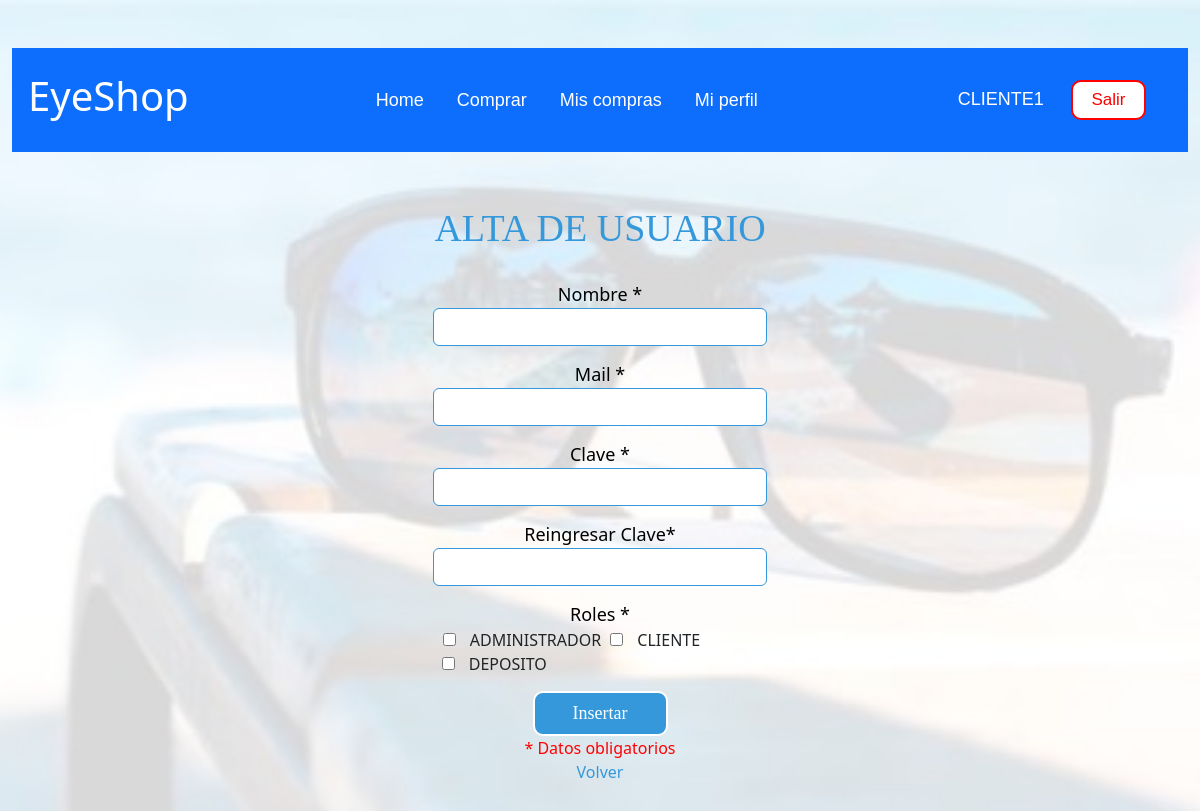
Screenshot of /Vista/usuario/nuevoUsuario.php (signed in) with the database file from the repository.
### tables this page shows
CREATE TABLE `menu` (
  `idmenu` bigint(20) NOT NULL,
  `menombre` varchar(50) NOT NULL COMMENT 'Nombre del item del menu',
  `medescripcion` varchar(124) NOT NULL COMMENT 'Descripcion mas detallada del item del menu',
  `idpadre` bigint(20) DEFAULT NULL COMMENT 'Referencia al id del menu que es subitem',
  `medeshabilitado` timestamp NULL DEFAULT current_timestamp() COMMENT 'Fecha en la que el menu fue deshabilitado por ultima vez'
);

CREATE TABLE `rol` (
  `idrol` bigint(20) NOT NULL,
  `rodescripcion` varchar(50) NOT NULL
);

### util/funciones.php (called while the page is built, shortened)
<?php
spl_autoload_register(function ($class_name) {
    $directorys = array(
        $GLOBALS['ROOT'].'Modelo/',
        $GLOBALS['ROOT'].'Control/',
        $GLOBALS['ROOT'].'Modelo/conector/',
        $GLOBALS['ROOT'].'util/',
    );
});
?>

### Control/Session.php (called while the page is built, shortened)
<?php
class Session{
    public function __construct(){
        if (!session_start()) {
            return false;
        } else {
            return true;
        }
    }
    public function validar(){
        $resp = false;
        if($this->activa() && isset($_SESSION['idusuario']))
            $resp=true;
        return $resp;
    }
    public function activa(){
        $resp = false;
        if ( php_sapi_name() !== 'cli' ) {
            if ( version_compare(phpversion(), '5.4.0', '>=') ) {
                $resp = session_status() === PHP_SESSION_ACTIVE ? TRUE : FALSE;
            } else {
                $resp = session_id() === '' ? FALSE : TRUE;
            }
        }
        return $resp;
    }
    public function getRol(){
        $list_rol = null;
        if($this->validar()){
            $obj = new AbmUsuario();
             $param['idusuario']=$_SESSION['idusuario'];
             $resultado = $obj->darRoles($param);
            if(count($resultado) > 0){
                $list_rol = $resultado;
            }
        }
        return $list_rol;
    }
    public function getRoles(){
        $roles = $this->getRol();
        $rolesUser = [];
        foreach ($roles as $rol) {
            $rolU = $rol->getobjrol()->getIdrol();
            array_push($rolesUser, $rolU);
        }
        return $rolesUser;
    }
}
?>

### Modelo/conector/BaseDatos.php (called while the page is built, shortened)
<?php
class BaseDatos extends PDO {
  	private $conec;
  	private $indice;
  	private $resultado;
    public function __construct(){
        $this->indice =0;
        try {
           $this->conec=true;
        }catch (PDOException $e) {
            $this->sql = $e->getMessage();
            $this->conec=false;
        }
    }
    public function Iniciar(){
        return $this->getConec();
    }
    public function getConec(){
        return $this->conec;
    }
    public function setError($e){
        $this->error = $e;
    }
    public function getError(){
        $resp = "";
        return $resp;
    }
    public function Ejecutar($sql){
        if ( stristr($sql,"select")){
            $resp =  $this->EjecutarSelect($sql);
        }
        return $resp;
   }
   private function EjecutarSelect($sql){
       $cant = -1;
       $resultado=parent::query($sql);
       if(!$resultado){
           $this->analizarDebug();
       }else {
          $arregloResult = $resultado->fetchAll();
          $cant = count($arregloResult);
       }
       return $cant;
   }
   public function Registro() {
       $filaActual = false;
       $indiceActual = $this->getIndice();
       if ($indiceActual>=0) {
           $filas = $this->getResultado();
           if($indiceActual<count($filas)){
               $filaActual =  $filas[$indiceActual];
           }else {
               $this->setIndice(-1);
           }
       }
       return $filaActual;
   }
   private function setIndice ($valor){
       $this->indice = $valor;
   }
   private function getIndice (){
       return $this->indice;
   }
   private function setResultado($valor){
       $this->resultado = $valor;
   }
   private function getResultado(){
      return $this->resultado;
   }
}

### Modelo/Usuario.php (called while the page is built, shortened)
<?php
class Usuario extends BaseDatos{
    private $idusuario;
    public function __construct(){
        $this->idusuario="";
    }
    public function getIdusuario(){
        return $this->idusuario;
    }
    public function setIdusuario($idusuario){
        $this->idusuario = $idusuario;
    }
    public function cargar(){
        $resp = false;
        $sql="SELECT * FROM usuario WHERE idusuario = ".$this->getIdusuario();
        if ($this->Iniciar()) {
            $res = $this->Ejecutar($sql);
            if($res>-1){
                if($res>0){
                    $row = $this->Registro();
                }
            }
        }
        else{
            $this->setmensajeoperacion("Tabla->listar: ".$base->getError());
        }
        return $resp;
    }
}
?>

### Modelo/UsuarioRol.php (called while the page is built, shortened)
<?php
class UsuarioRol extends BaseDatos {
    private $objusuario;
    private $objrol;
    public function __construct(){
        $this->objusuario=new Usuario();
        $this->objrol= new Rol();
       }
    public function getobjusuario(){  return $this->objusuario;}
    public function setobjusuario($objusuario){     $this->objusuario = $objusuario;    }
    public function getobjrol(){      return $this->objrol;     }
    public function setobjrol($objrol){  $this->objrol = $objrol;    }
    public function cargar(){
        $resp = false;
        $sql="SELECT * FROM usuariorol WHERE idrol = ".$this->getobjrol()->getidrol()." AND idusuario = ".$this->getobjusuario()->getidusuario().";";
        if ($this->Iniciar()) {
            $res = $this->Ejecutar($sql);
            if($res>-1){
                if($res>0){
                    $row = $this->Registro();
                    $obj2 = new Rol();
                    $obj2->setidrol($row['idrol']);
                    $obj2->cargar();
                }
            }
        } else {
            $this->setmensajeoperacion("Especies->listar: ".$this->getError());
        }
        return $resp;
    }
    public function listar($parametro=""){
        $arreglo = array();
        $sql="SELECT * FROM usuariorol ";
        if ($parametro!="") {
            $sql.='WHERE '.$parametro;
        }
        if ($this->Iniciar()) {
        $res = $this->Ejecutar($sql);
        if($res>-1){
            if($res>0){
                while ($row = $this->Registro()){
                    $obj= new UsuarioRol();
                    $obj->getobjusuario()->setidusuario($row['idusuario']);
                    $obj->getobjrol()->setidrol($row['idrol']);
                    $obj->cargar();
                    array_push($arreglo, $obj);
                }
            }
        }
        else {
           $this->setmensajeoperacion("Especie->listar: ".$this->getError());
        }
        }
        return $arreglo;
    }
}
?>

### Control/AbmUsuario.php (called while the page is built, shortened)
<?php
class AbmUsuario{
    public function darRoles($param){
        $where = " true ";
        if ($param<>NULL){
            if  (isset($param['idusuario']))
                $where.=" and idusuario =".$param['idusuario'];
        }
        $obj = new UsuarioRol();
        $arreglo = $obj->listar($where);
        return $arreglo;
    }
}
?>

### Modelo/Rol.php (called while the page is built, shortened)
<?php
class Rol extends BaseDatos{
    private $idrol;
    private $rodescripcion;
    public function __construct(){
        $this->idrol="";
        $this->rodescripcion="";
    }
    public function getIdrol(){
        return $this->idrol;
    }
    public function setIdrol($idrol){
        $this->idrol = $idrol;
    }
    public function getRodescripcion(){
        return $this->rodescripcion;
    }
    public function setRodescripcion($rodescripcion){
        $this->rodescripcion = $rodescripcion;
    }
    public function cargar(){
        $resp = false;
        $sql="SELECT * FROM rol WHERE idrol = ".$this->getIdrol();
        if ($this->Iniciar()) {
            $res = $this->Ejecutar($sql);
            if($res>-1){
                if($res>0){
                    $row = $this->Registro();
                }
            }
        }
        else{
            $this->setmensajeoperacion("Tabla->listar: ".$base->getError());
        }
        return $resp;
    }
    public function listar($parametro=""){
        $arreglo = array();
        $sql="SELECT * FROM rol ";
        if ($parametro!="") {
            $sql.='WHERE '.$parametro;
        }
        if ($this->Iniciar()) {
            $res = $this->Ejecutar($sql);
            if($res>-1){
                if($res>0){
                    while ($row = $this->Registro()){
                        $rol= new Rol();
                        $rol->setIdrol($row['idrol']);
                        $rol->cargar();
                        array_push($arreglo, $rol);
                    }
                }
            } else {
                $this->setmensajeoperacion("Tabla->listar: ".$this->getError());
            }
        }
        return $arreglo;
    }
}
?>

### Control/AbmRol.php (called while the page is built, shortened)
<?php
class AbmRol{
    public function buscar($param){
        $where = " true ";
        if ($param<>NULL){
            if  (isset($param['idrol']))
                $where.=" and idrol ='".$param['idrol']."'";
        }
        $obj = new Rol();
        $arreglo = $obj->listar($where);
        return $arreglo;
    }
}
?>

### Vista/usuario/nuevoUsuario.php (the view, shortened to what this page needs)
<?php
include_once("../estructura/cabecera.php");
if($resp){
$objAbmRol = new AbmRol();
$listaRoles = $objAbmRol->buscar(null);
?>
<!DOCTYPE html>
<html lang="es">
<head>
  <link rel="stylesheet" type="text/css" href="../css/estilos.css">
  <link rel="stylesheet" type="text/css" href="../css/bootstrap.min.css">
  <link rel="stylesheet" type="text/css" href="../sweetalert/sweetalert2.min.css">
</head>
<body class="fondo"><br><br>
<div class="container" align="center">
    <span class="titulo2"><?php echo "ALTA DE USUARIO" ?></span><br><br>
    <form method="post" id="formularioProducto" enctype="multipart/form-data">
        <label class="subtitulo">Nombre *</label><br/>
        <div class="input-group mx-auto">
          <input type="text" id="usnombre" name="usnombre" class="form-control" maxlength="50" style="text-transform: uppercase; border-color: #3498DB">
        </div>
        <label class="subtitulo">Mail *</label><br/>
        <div class="input-group mx-auto">
          <input type="text" id="usmail" name="usmail" class="form-control" maxlength="50" style="text-transform: uppercase; border-color: #3498DB">
        </div>
        <label class="subtitulo">Clave *</label><br/>
        <div class="input-group mx-auto">
          <input type="password" id="uspass" name="uspass" class="form-control" maxlength="150" style="text-transform: uppercase; border-color: #3498DB">
        </div>
        <label class="subtitulo">Reingresar Clave*</label><br/>
        <div class="input-group mx-auto">
          <input type="password" id="uspassR" name="uspassR" class="form-control" maxlength="150" style="text-transform: uppercase; border-color: #3498DB">
        </div>
        <label class="subtitulo">Roles *</label><br/>
        <div class="input-group mx-auto">
         <?php
            foreach($listaRoles as $rol){ ?>
              <div style="text-align: center;">
                <input type="checkbox" name="roles[]" value="<?php echo $rol->getIdrol() ?>" style="margin-right: 10px; margin-left: 10px;">
                <label><?php echo $rol->getRodescripcion();?></label>
              </div>
        <?php } ?>
        </div>
        <div class="form-group col-md-12">
          <button class="btn btn-responsive float-right" type="submit" id="botonInsertar" title="Insertar">Insertar</button><br>
          <div class="float-left" style="color:red">* Datos obligatorios</div>
          <a class="botonVolver" href="index.php">Volver</a>
        </div>
    </form><br><br>
</div>
</body>
</html>
<?php
}
else{
?>
   <meta http-equiv="refresh" content="0;url=../pagina/index.php" />
<?php
}
?>

### Vista/estructura/cabecera.php (shortened to what this page needs)
<?php
$objTrans = new Session();
$resp = $objTrans->validar();
if($resp){
  $usuario = $objTrans->getUsuario()->getUsnombre();
  $roles = $objTrans->getRoles();
  $objRol = new AbmRol();
  $objRoles = $objRol->obtenerObjeto($roles);
  $objMenuRol = new AbmMenurol();
  $objMenus = $objMenuRol->menusRol($objRoles);
?>
<!DOCTYPE html PUBLIC "-//W3C//DTD XHTML 1.0 Transitional//ES" "http://www.w3.org/TR/xhtml1/DTD/xhtml1-transitional.dtd">
<html>
  <head>
  <link rel="stylesheet" type="text/css" href="../css/estilos.css?v7">
  <link rel="stylesheet" type="text/css" href="../css/bootstrap.min.css">
  <link rel="stylesheet" type="text/css" href="../sweetalert/sweetalert2.min.css">
  <link rel="stylesheet" type="text/css" href="../css/dataTables.bootstrap5.min.css">
  </head>
<body class="fondo"><br><br>
<div class="container" id="mycontainer">
    <nav class="navbar navbar-expand-lg navbar-primary bg-primary py-4">
      <div class="container-fluid">
            <h1 class=" text-white ms-lg-1" style="margin-right: 20px">EyeShop</h1>
      <ul class="navbar-nav">
            <li class="nav-item" style="margin-right: 20px;">
                <a class="linkacceso" href="../principal/home.php">Home</a>
            </li>
          <?php
          foreach ($objMenus as $objMenu){
          ?>
              <li class="nav-item" style="margin-right: 20px;">
                <a class="linkacceso" href="<?php echo $objMenu->getMedescripcion(); ?>"><?php echo $objMenu->getMenombre();?></a>
              </li>
          <?php
          }
          ?>
      </ul>
      <ul class="nav navbar-nav navbar-right">
        <li class="nav-item" style="margin-right: 20px;">
          <a class="linkacceso"><span id="nombreUsuario" style="margin-top: 9px; margin-right: 10px; color: white"><?php echo $usuario?></span></a>
          <a class="linksalida" id="salir" title="Salir"><button class="botonlinksalida">Salir</button></a>
        </li>
      </ul>
      </div>
  </nav>
  </div>
  </body>
  </html>
<?php }
?>

### Vista/css/estilos.css (style rules this page uses)
#mycontainer { max-width: 1300px !important; }
.fondo { background-image: url("../img/fondo5.jpg"); background-size:cover; background-position:center; background-repeat:no-repeat; background-attachment: fixed; }
.titulo2 { color: #3498DB; font-size: 38px; margin-bottom: 10px; font-family: Georgia; }
.input-group { width:10%; margin-bottom: 15px; }
.subtitulo { color: black; font-size: 18px; }
#botonInsertar { color: white; background-color: #3498DB; border: 2px solid; border-radius: 10px; height: 45px; width: 135px; font-size: 18px; font-family: Georgia; }
.botonVolver { text-decoration: none; color: #3498DB; }

### Vista/estructura/cabecera.php (style rules this page uses)
#mycontainer { max-width: 1300px !important; }
.linkacceso { font-family: Arial; font-size: 18px; color: white; text-decoration: none; margin-right: 13px; }
.linksalida { font-family: Arial; font-size: 22px; color: red; text-decoration: none; }
.botonlinksalida { color: red; background-color: white; border: 2px solid; border-radius: 10px; height: 40px; width: 75px; font-size: 17px; margin-right: 10px; text-align: center; }

### Vista/usuario/nuevoUsuario.php (style rules this page uses)
.input-group { width: 30%; margin-bottom: 15px; }

### rows the page displays
menu: menombre "Comprar"
menu: menombre "Mis compras"
menu: menombre "Mi perfil"
rol: rodescripcion "ADMINISTRADOR"
rol: rodescripcion "CLIENTE"
rol: rodescripcion "DEPOSITO"

### other values shown
$usuario "CLIENTE1"
